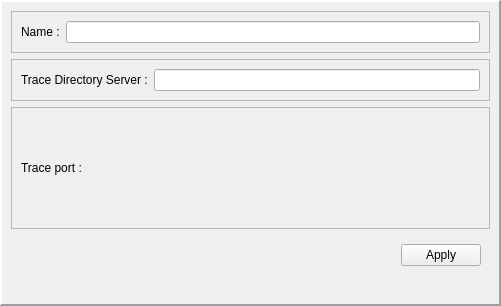
<?xml version="1.0" encoding="UTF-8"?>
<ui version="4.0">
 <class>SettingsPanel</class>
 <widget class="QWidget" name="SettingsPanel">
  <property name="geometry">
   <rect>
    <x>0</x>
    <y>0</y>
    <width>501</width>
    <height>306</height>
   </rect>
  </property>
  <property name="sizePolicy">
   <sizepolicy hsizetype="Preferred" vsizetype="MinimumExpanding">
    <horstretch>0</horstretch>
    <verstretch>0</verstretch>
   </sizepolicy>
  </property>
  <property name="windowTitle">
   <string>Form</string>
  </property>
  <property name="windowOpacity">
   <double>19.000000000000000</double>
  </property>
  <property name="autoFillBackground">
   <bool>true</bool>
  </property>
  <layout class="QGridLayout" name="gridLayout">
   <property name="leftMargin">
    <number>0</number>
   </property>
   <property name="topMargin">
    <number>0</number>
   </property>
   <property name="rightMargin">
    <number>0</number>
   </property>
   <property name="bottomMargin">
    <number>0</number>
   </property>
   <item row="0" column="0">
    <widget class="QFrame" name="frame">
     <property name="sizePolicy">
      <sizepolicy hsizetype="MinimumExpanding" vsizetype="MinimumExpanding">
       <horstretch>0</horstretch>
       <verstretch>0</verstretch>
      </sizepolicy>
     </property>
     <property name="frameShape">
      <enum>QFrame::Panel</enum>
     </property>
     <property name="frameShadow">
      <enum>QFrame::Raised</enum>
     </property>
     <property name="lineWidth">
      <number>2</number>
     </property>
     <layout class="QVBoxLayout" name="verticalLayout">
      <item>
       <widget class="QFrame" name="frame_6">
        <property name="frameShape">
         <enum>QFrame::StyledPanel</enum>
        </property>
        <property name="frameShadow">
         <enum>QFrame::Raised</enum>
        </property>
        <layout class="QHBoxLayout" name="horizontalLayout_4">
         <item>
          <widget class="QLabel" name="label_3">
           <property name="text">
            <string>Name :</string>
           </property>
          </widget>
         </item>
         <item>
          <widget class="QLineEdit" name="name"/>
         </item>
        </layout>
       </widget>
      </item>
      <item>
       <widget class="QFrame" name="frame_4">
        <property name="frameShape">
         <enum>QFrame::StyledPanel</enum>
        </property>
        <property name="frameShadow">
         <enum>QFrame::Raised</enum>
        </property>
        <layout class="QHBoxLayout" name="horizontalLayout_2">
         <item>
          <widget class="QLabel" name="label_2">
           <property name="text">
            <string>Trace Directory Server :</string>
           </property>
          </widget>
         </item>
         <item>
          <widget class="QLineEdit" name="TraceDirectoryServer"/>
         </item>
        </layout>
       </widget>
      </item>
      <item>
       <widget class="QFrame" name="frame_2">
        <property name="sizePolicy">
         <sizepolicy hsizetype="Preferred" vsizetype="MinimumExpanding">
          <horstretch>0</horstretch>
          <verstretch>0</verstretch>
         </sizepolicy>
        </property>
        <property name="frameShape">
         <enum>QFrame::StyledPanel</enum>
        </property>
        <property name="frameShadow">
         <enum>QFrame::Raised</enum>
        </property>
        <layout class="QHBoxLayout" name="horizontalLayout">
         <property name="topMargin">
          <number>5</number>
         </property>
         <property name="bottomMargin">
          <number>5</number>
         </property>
         <item>
          <widget class="QLabel" name="label">
           <property name="sizePolicy">
            <sizepolicy hsizetype="Minimum" vsizetype="MinimumExpanding">
             <horstretch>0</horstretch>
             <verstretch>0</verstretch>
            </sizepolicy>
           </property>
           <property name="text">
            <string>Trace port :</string>
           </property>
          </widget>
         </item>
         <item>
          <widget class="QFrame" name="frame_3">
           <property name="sizePolicy">
            <sizepolicy hsizetype="MinimumExpanding" vsizetype="MinimumExpanding">
             <horstretch>0</horstretch>
             <verstretch>0</verstretch>
            </sizepolicy>
           </property>
           <property name="frameShape">
            <enum>QFrame::NoFrame</enum>
           </property>
           <property name="frameShadow">
            <enum>QFrame::Raised</enum>
           </property>
           <layout class="QGridLayout" name="gridLayout_3">
            <property name="topMargin">
             <number>0</number>
            </property>
            <property name="bottomMargin">
             <number>0</number>
            </property>
            <item row="0" column="0">
             <layout class="QGridLayout" name="TxtTracePortLayout" rowminimumheight="0"/>
            </item>
           </layout>
          </widget>
         </item>
        </layout>
       </widget>
      </item>
      <item>
       <widget class="QFrame" name="frame_5">
        <property name="frameShape">
         <enum>QFrame::NoFrame</enum>
        </property>
        <property name="frameShadow">
         <enum>QFrame::Raised</enum>
        </property>
        <layout class="QHBoxLayout" name="horizontalLayout_3">
         <item>
          <spacer name="horizontalSpacer">
           <property name="orientation">
            <enum>Qt::Horizontal</enum>
           </property>
           <property name="sizeHint" stdset="0">
            <size>
             <width>40</width>
             <height>20</height>
            </size>
           </property>
          </spacer>
         </item>
         <item>
          <widget class="QPushButton" name="applyButton">
           <property name="text">
            <string>Apply</string>
           </property>
          </widget>
         </item>
        </layout>
       </widget>
      </item>
      <item>
       <widget class="QLabel" name="statusLabel">
        <property name="autoFillBackground">
         <bool>true</bool>
        </property>
        <property name="text">
         <string/>
        </property>
        <property name="alignment">
         <set>Qt::AlignCenter</set>
        </property>
       </widget>
      </item>
     </layout>
    </widget>
   </item>
  </layout>
 </widget>
 <resources/>
 <connections/>
</ui>
